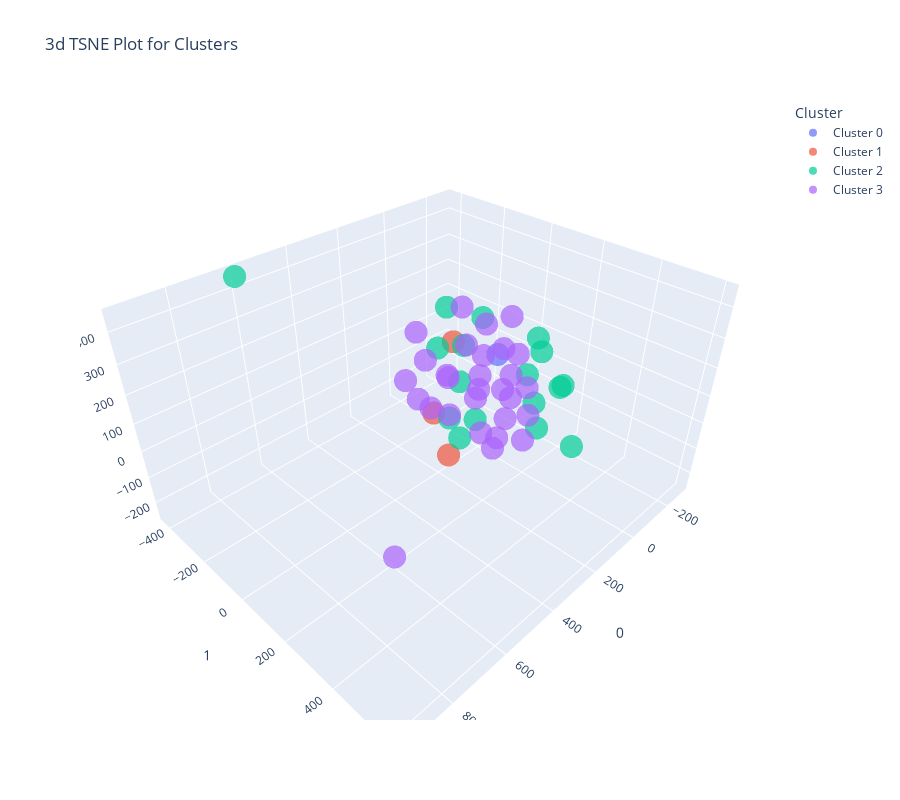

Notebook code for this chart:
### Code cell
# Evaluate the KMeans model using internal metrics
s.evaluate_model(kmeans)

### Figure 1 — Plotly figure (JSON) as saved in the notebook; plotly's stock layout.template omitted (floating-point values rounded to 4 significant figures)
{"data": [{"customdata": [["Lacrimosa"]], "hovertemplate": "Cluster=Cluster 0<br>0=%{x}<br>1=%{y}<br>2=%{z}<br>Feature=%{customdata[0]}<extra></extra>", "legendgroup": "Cluster 0", "marker": {"color": "#636efa", "opacity": 0.7, "symbol": "circle"}, "mode": "markers", "name": "Cluster 0", "scene": "scene", "showlegend": true, "type": "scatter3d", "x": [-155.9], "y": [-62.93], "z": [17.89]}, {"customdata": [["Danza"], ["Rosso Profondo"], ["Diet Mountain Dew"]], "hovertemplate": "Cluster=Cluster 1<br>0=%{x}<br>1=%{y}<br>2=%{z}<br>Feature=%{customdata[0]}<extra></extra>", "legendgroup": "Cluster 1", "marker": {"color": "#EF553B", "opacity": 0.7, "symbol": "circle"}, "mode": "markers", "name": "Cluster 1", "scene": "scene", "showlegend": true, "type": "scatter3d", "x": [174.0, 141.9, 236.3], "y": [-50.69, 0.5702, 78.0], "z": [-60.96, 216.7, -129.5]}, {"customdata": [["Sign of the Times"], ["Kalmak Daha Zor"], ["My City's On Fire - Notre Dame Remix"], ["Paranoya"], ["Beauty And The Beast"], ["Suçlarımdan Biri"], ["Self Control"], ["NKBİ X YAPAMAM - Remix"], ["Gitme Bebé"], ["Afterglow"], ["Love Me More"], ["Before I Fall"], ["Ordinary Friend"], ["Unholy (feat. Kim Petras) - Orchestral Version"], ["exile (feat. Bon Iver)"], ["Time and Time Again - Single Edit"], ["Mektup"]], "hovertemplate": "Cluster=Cluster 2<br>0=%{x}<br>1=%{y}<br>2=%{z}<br>Feature=%{customdata[0]}<extra></extra>", "legendgroup": "Cluster 2", "marker": {"color": "#00cc96", "opacity": 0.7, "symbol": "circle"}, "mode": "markers", "name": "Cluster 2", "scene": "scene", "showlegend": true, "type": "scatter3d", "x": [122.6, -186.1, -51.36, -105.3, -230.8, 56.87, 112.1, -129.9, -145.2, -225.2, -166.3, -91.96, 32.05, 104.9, -6.762, 605.9, 111.5], "y": [14.02, 49.43, -131.0, 156.9, 49.02, -111.2, 76.76, 224.8, 117.6, 173.8, -148.3, 320.6, 262.5, 5.28, -149.5, -426.1, -95.78], "z": [68.06, -28.59, 69.79, 142.8, 98.65, 262.8, -53.68, 26.84, -94.95, -33.7, 127.1, -142.3, -32.38, -171.1, -224.2, 446.5, 141.6]}, {"customdata": [["Claire"], ["Where’s My Love - Alternate Version"], ["My Own Time"], ["The Story About Us"], ["Bukk"], ["Unholy (feat. Kim Petras)"], ["Indigo Night"], ["Kalbe Ben"], ["Geçmiş Değişmez - Sezer Uysal Remix"], ["Consciousness"], ["New Fires"], ["Shades Of Night"], ["Welcome To The Opera (with Grimes)"], ["How To Listen To This Album"], ["Moment - Mahmut Orhan Remix"], ["Delichones"], ["Elinari"], ["Elegy"], ["Caminando de Noche"], ["Only We Can See"], ["Vesaire - Sezer Uysal Mix"], ["Tears of Bliss"], ["Outomorrow - Anyma, Kevin de Vries Remix"], ["Quiet Distortion - Bart Skils Remix"], ["Too Little Too Late - Little Late Edit"], ["Paradise - Âme Remix"], ["Umutsuz Aşk Sözlü - Yalı Çapkını Original Soundtrack"], ["All You Leave Behind"], ["Rodrigo: Concierto de Aranjuez: II. Adagio"]], "hovertemplate": "Cluster=Cluster 3<br>0=%{x}<br>1=%{y}<br>2=%{z}<br>Feature=%{customdata[0]}<extra></extra>", "legendgroup": "Cluster 3", "marker": {"color": "#ab63fa", "opacity": 0.7, "symbol": "circle"}, "mode": "markers", "name": "Cluster 3", "scene": "scene", "showlegend": true, "type": "scatter3d", "x": [942.5, -152.7, 184.3, 55.22, 24.31, 69.95, -72.29, 154.6, -278.4, 257.1, -81.05, -83.51, 233.9, 153.8, -139.7, 11.58, -3.032, 82.12, 31.5, -15.91, -45.0, 60.26, 13.7, -21.49, -34.22, 96.2, -58.39, -117.3, -197.0], "y": [604.9, -208.0, -172.9, 229.4, -240.9, 121.4, -220.6, 125.0, -67.0, -37.28, 60.04, -81.5, 76.3, 203.3, 1.068, 95.48, 7.538, -226.2, 116.8, -9.967, 75.77, -100.3, -10.79, -9.844, 177.0, -141.2, -148.4, 103.7, -25.42], "z": [321.0, -2.388, 14.94, 114.4, -4.94, -170.5, -111.9, 156.0, -34.64, 40.95, 21.27, -102.9, 26.53, -37.03, 197.8, 177.6, 224.6, 136.2, 43.93, 96.08, -130.8, 12.73, -59.45, -224.9, -60.1, -124.9, 207.4, -247.7, -166.9]}], "layout": {"height": 800, "legend": {"title": {"text": "Cluster"}, "tracegroupgap": 0}, "scene": {"domain": {"x": [0, 1], "y": [0, 1]}, "xaxis": {"title": {"text": "0"}}, "yaxis": {"title": {"text": "1"}}, "zaxis": {"title": {"text": "2"}}}, "title": {"text": "3d TSNE Plot for Clusters"}, "width": 900}}
